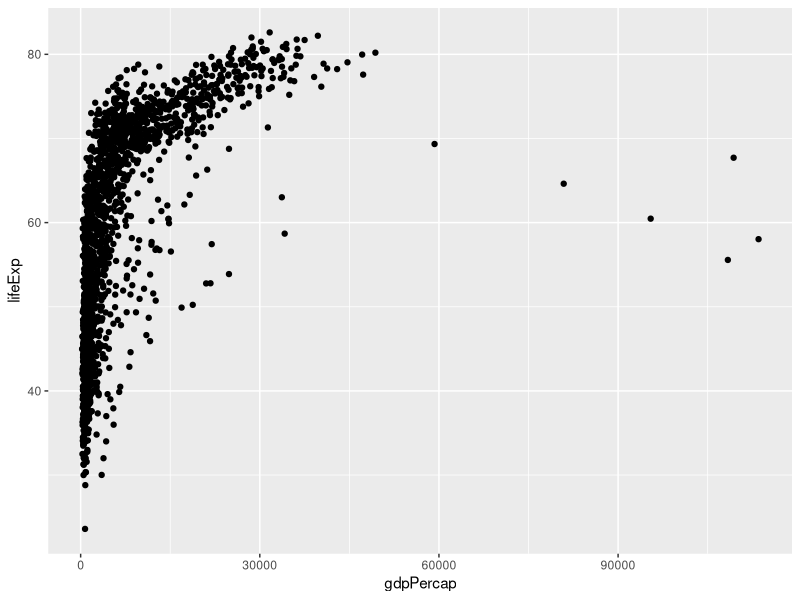
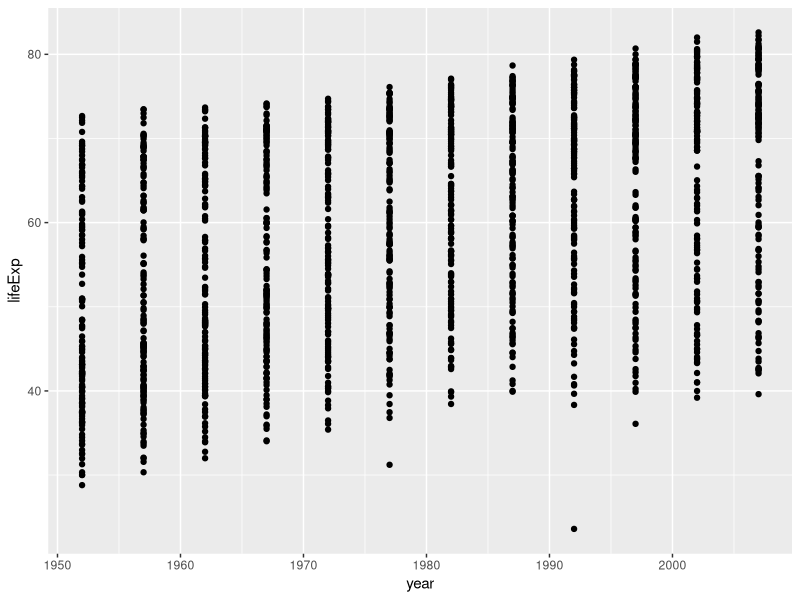
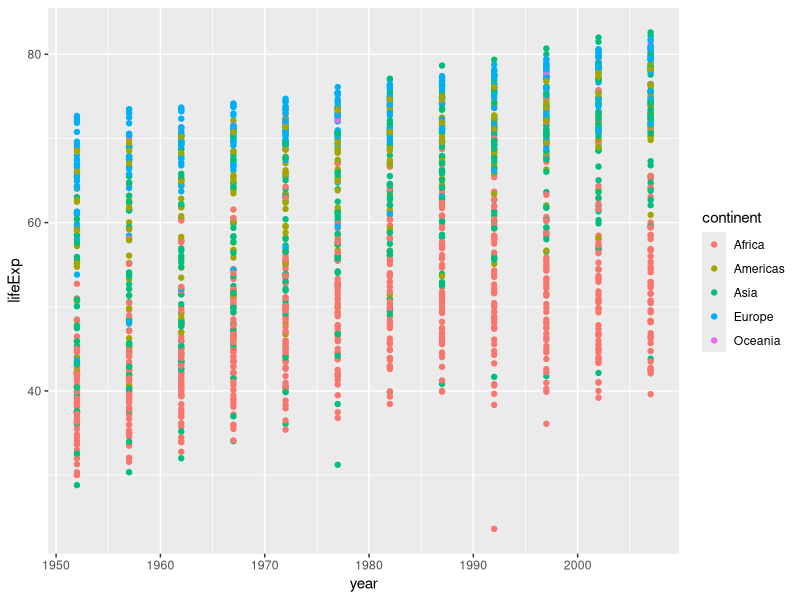
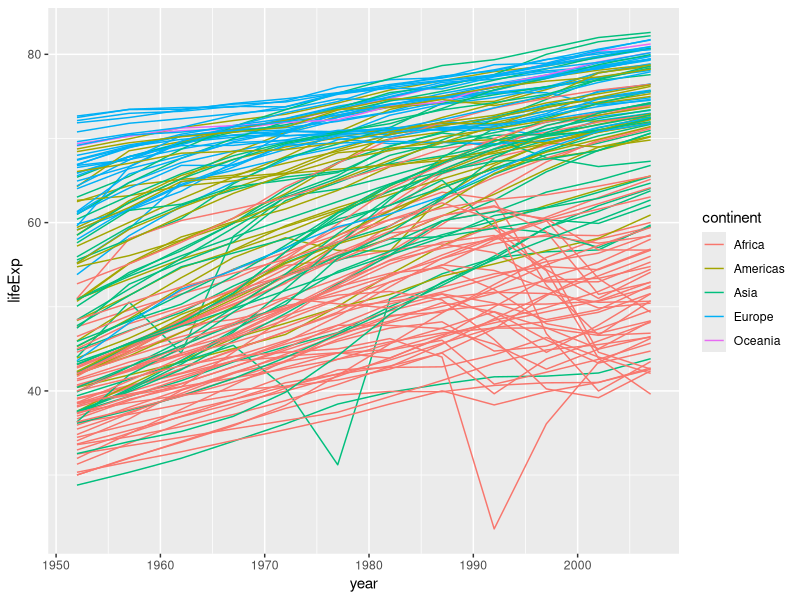
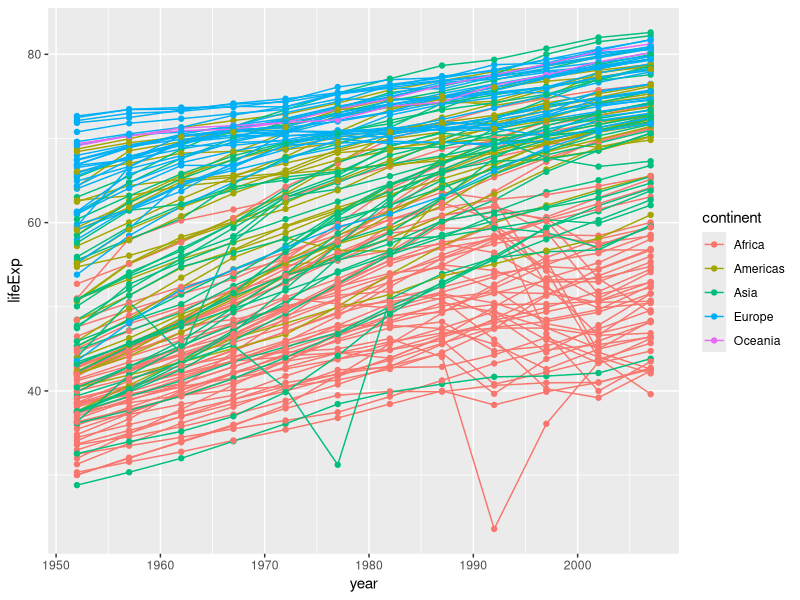
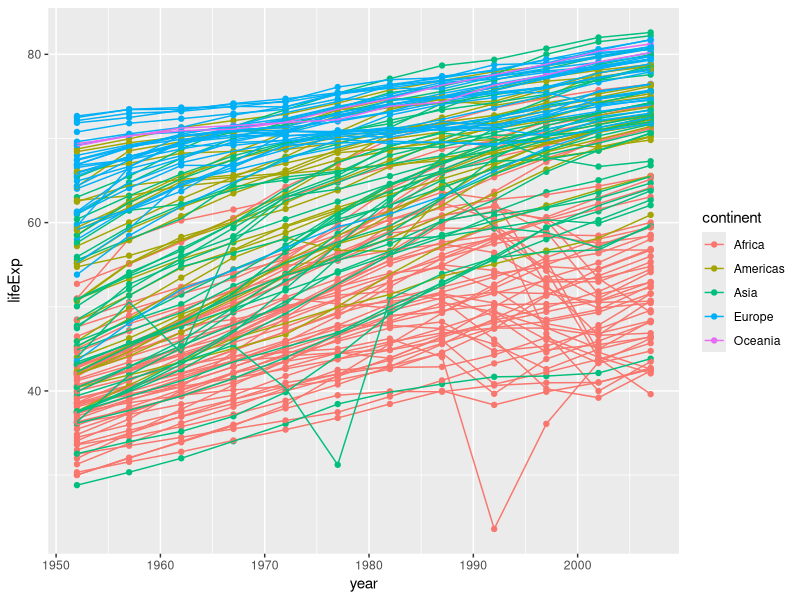
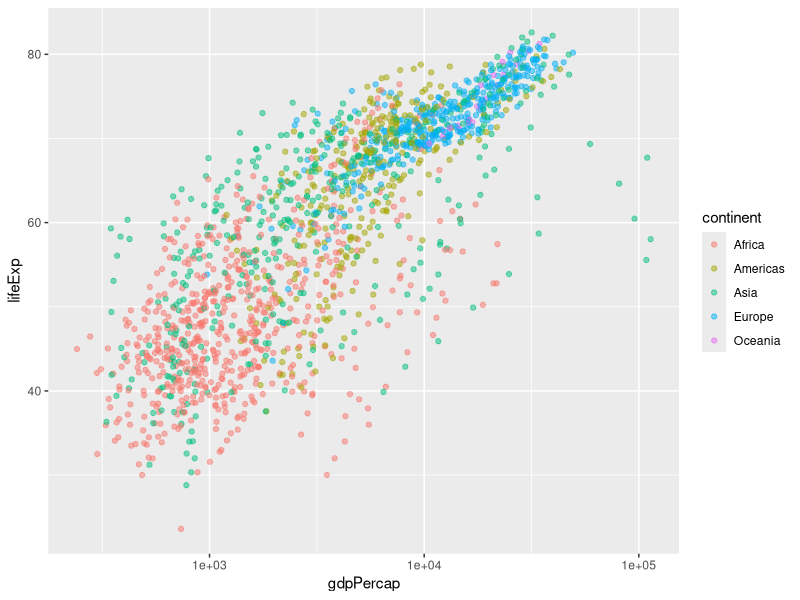
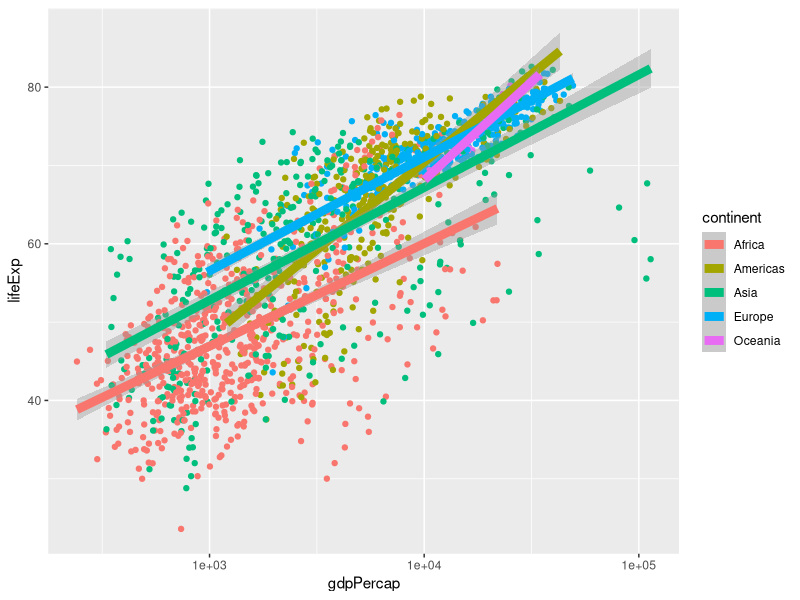

Generate these figures, in order, with R:
# set working dir
setwd(dir = '~/Documents/SWC Data/')

# install ggplot2
install.packages("ggplot2")

# load dependencies
library(ggplot2)

gapminder <- read.table(file = "Data/gapminder.txt", header = T)

# make first ggplot2
ggplot(data = gapminder, aes(x = gdpPercap, y = lifeExp)) + geom_point()

#### Challenge 1: make a figure of how life expectancy changes over time #####
ggplot(data = gapminder, aes(x = year, y = lifeExp)) + geom_point()

####

# let's change the color of our plots
ggplot(data = gapminder, aes(x = year, y = lifeExp, color = continent)) + 
    geom_point()
    
# let's change the points into lines
# by means individual lines for each country
ggplot(data = gapminder, aes(by = country, x = year, y = lifeExp, color = continent)) + 
    geom_line()

#let's add points again
ggplot(data = gapminder, aes(by = country, x = year, y = lifeExp, color = continent)) + 
  geom_line(aes(color=continent)) + geom_point()


#### Challenge 2 #####
# Reverse the order of the line/point layers
ggplot(data = gapminder, aes(by = country, x = year, y = lifeExp, color = continent)) + 
  geom_point() + geom_line(aes(color=continent)) 

####

# Add alpha to plot points
ggplot(data = gapminder, aes(x = gdpPercap, y = lifeExp, color = continent)) + 
  geom_point(alpha = 0.5) + scale_x_log10()

# statistics
# lines are "lm" or "linear model"
# alpha shades (transparency) is the standard deviation
ggplot(data = gapminder, aes(x = gdpPercap, y = lifeExp, color = continent)) + 
  geom_point() + scale_x_log10() + geom_smooth(method = "lm", size = 3)

#### Challenge 3: modify the size and color of the poitns of the previous example ####
ggplot(data = gapminder, aes(x = gdpPercap, y = lifeExp, color = continent)) + 
  geom_point(size = .5, color = "#414956") + scale_x_log10() + geom_smooth(method = "lm", size = 3)

### Challenge 3.1: modify the shape ###
ggplot(data = gapminder, aes(x = gdpPercap, y = lifeExp, color = continent)) + 
  geom_point(size = 3, color = "#414956", shape = "square") + scale_x_log10() + geom_smooth(method = "lm", size = 3)

ggplot(data = gapminder, aes(x = gdpPercap, y = lifeExp, color = continent)) + 
  geom_point(size = 3, color = "#414956", shape = 11) + scale_x_log10() + geom_smooth(method = "lm", size = 3)
###
####

# Create multiple plots based on the first letter of a country
starts.with <- substr(x = gapminder$country, start = 1, stop = 1)
az.countries <- gapminder[starts.with%in% c("A", "Z"),]
ggplot(data = az.countries, aes(x = year, y = lifeExp, color = continent)) +
  geom_line() + facet_wrap( ~ country)

#change text lebels on the plots
ggplot(data = az.countries, aes(x = year, y = lifeExp, color = continent)) +
  geom_line() + facet_wrap(~country) +
  labs(x = "Year", y = "Life Expectancy", title = "Figure 1", color = "continent") +
  theme(axis.text.x=element_blank(), axis.ticks.x = element_blank())

#### Challenge 4 ####
# Make density plot of GDP per capita, filled by continent
ggplot (data = gapminder, aes(x = gdpPercap, fill = continent, color = continent)) + 
  geom_density(alpha = .6, data = gapminder) +
  scale_x_log10()
ggplot (data = gapminder, aes(x = gdpPercap, fill = continent)) + 
  geom_density(alpha = .6, data = gapminder) +
  scale_x_log10() + facet_wrap(~continent)
